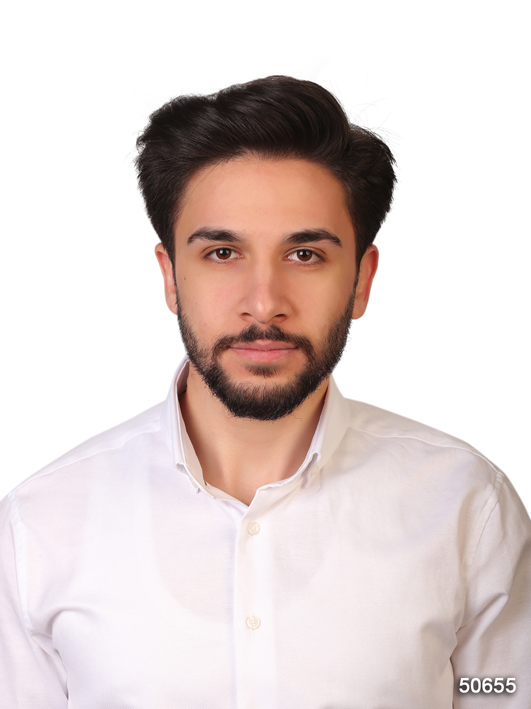
#> input picture temel_islemler/resim.jpg, 531 x 709 px
$ python resim_donusum_dondurme_grayscale0_threshold.py
#> lines starting #> are read from the running program, lines starting #| are printed output that depends on the picture; after the words box and inside, x2 and y2 are one past the last pixel; in counts of white or black regions, pixels touching at a corner belong together
import cv2
import numpy as np
#kirpma islemi
img = cv2.imread("resim.jpg" , 0 ) # 0 grayscale yapar
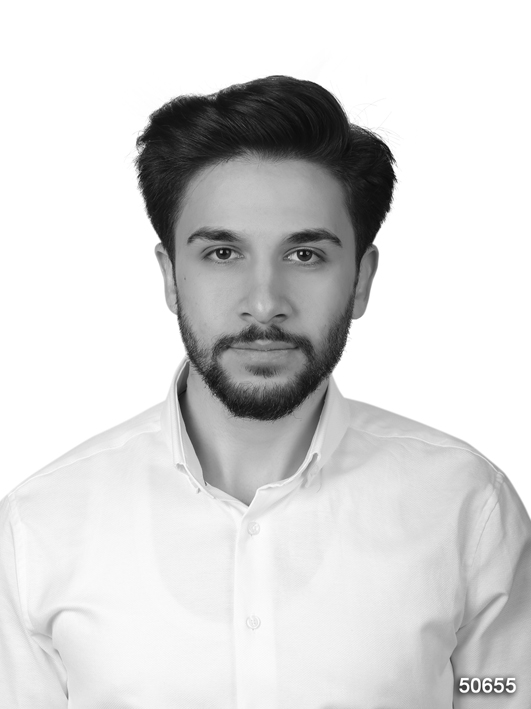
#> img: shape (709, 531); min 11, max 255, mean 214.9
cv2.imshow("resim" , img)

row , col = img.shape
#> row = 709; col = 531
M = np.float32([[1,0,10] , [0,1,70]])
dst = cv2.warpAffine(img , M , (row,col))
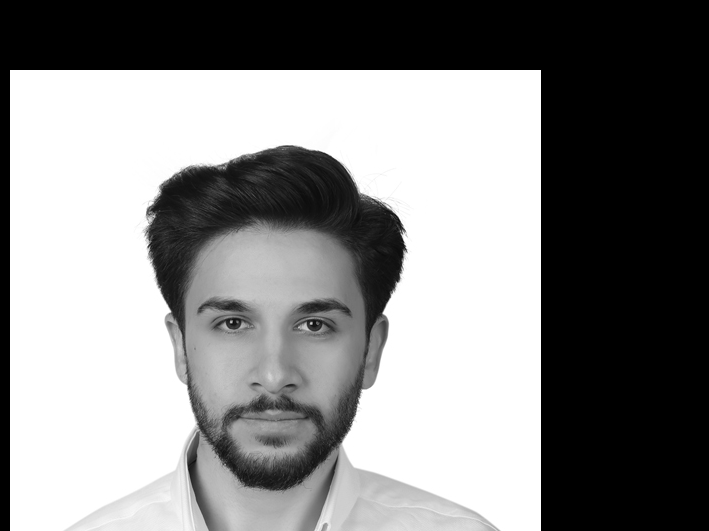
#> dst: shape (531, 709); min 0, max 255, mean 135.8
cv2.imshow("dst" ,dst )

#dondurme islemi
X = cv2.getRotationMatrix2D((col/2, row/2),90,1)
dst_new = cv2.warpAffine(img, X , (col, row))
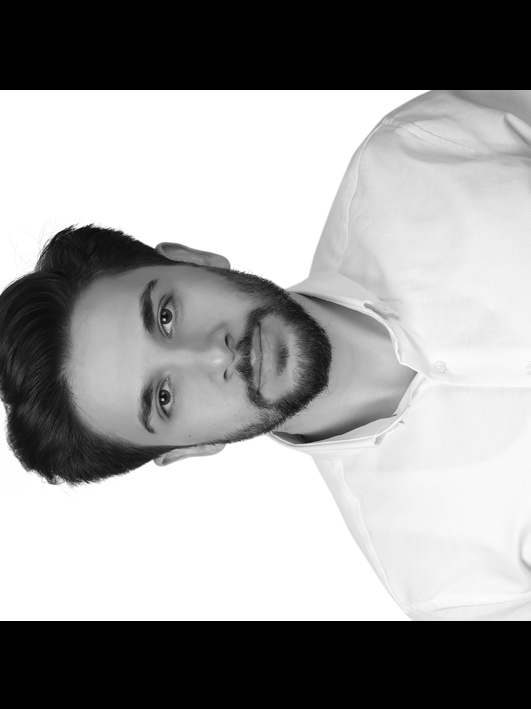
#> dst_new: shape (709, 531); min 0, max 255, mean 155.4
cv2.imshow("dondurme" , dst_new)


#threshold
ret , th1 = cv2.threshold(img , 150,255, cv2.THRESH_BINARY)
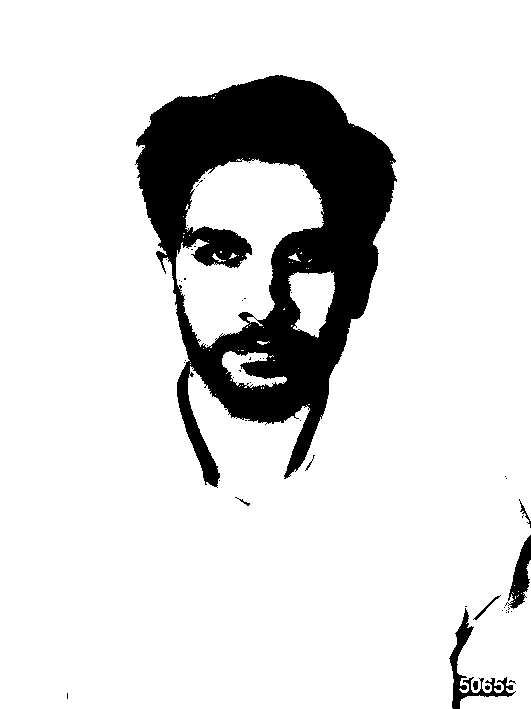
#> th1: shape (709, 531); 86.7% white; 52 black regions (44 under 20 px), largest, box (x1, y1, x2, y2) and area: (135, 75, 397, 488) 47792, (449, 608, 516, 709) 1264, (505, 535, 531, 609) 850
cv2.imshow("threshol" , th1)
th2 = cv2.adaptiveThreshold(img , 40, cv2.ADAPTIVE_THRESH_MEAN_C , cv2.THRESH_BINARY,11 ,2 )
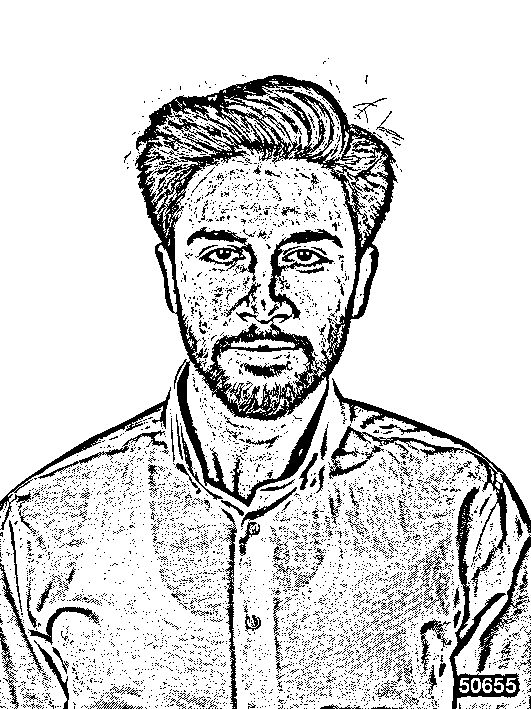
#> th2: shape (709, 531); values 0 (black) and 40 (white), 84.4% white; 4897 black regions (4736 under 20 px), largest, box (x1, y1, x2, y2) and area: (135, 75, 398, 507) 23890, (332, 378, 531, 593) 2737, (449, 486, 520, 709) 2714
cv2.imshow("threshol2" , th2)


cv2.waitKey(0)
cv2.destroyAllWindows()
